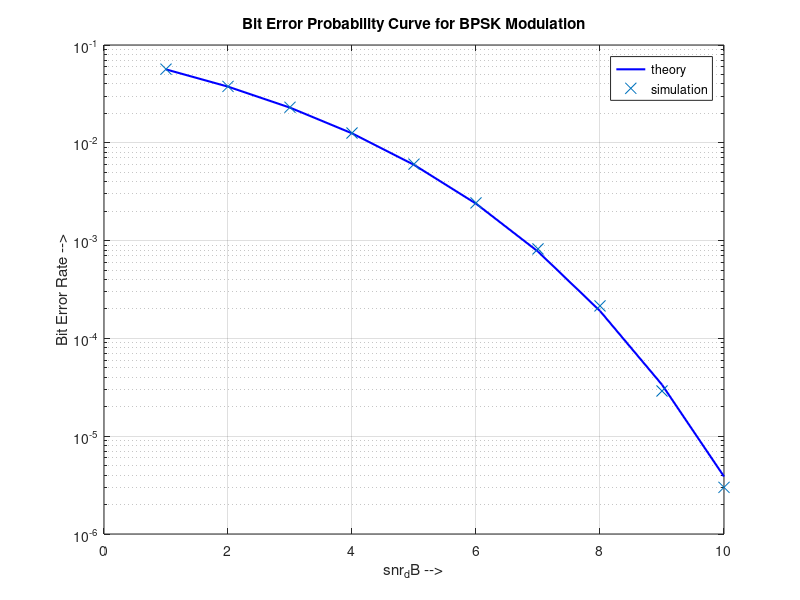

MATLAB code to generate this figure:
% Study of passband digital communication technique BPSK.Calculate the BER of BPSK modulated
% signal.


clc;
clear all;
close all;
N = 10 ^ 6;
a = rand (1, N) > 0.5;
s = 2 * a - 1;

snr_dB = 1:1:10;
snr_ratio = 10 .^ snr_dB / 10;
n = 1 / sqrt(2) .* randn(1, N);

for i = 1:length(snr_dB)
y = 10 ^ (snr_dB(i) / 20) .* s + n;
a_dec = real(y) > 0;
nErr(i) = size(find(a - a_dec), 2); 
end

simBer = nErr / N;
theoryBer = 0.5 * erfc(sqrt(10 .^ (snr_dB / 10)));
figure
semilogy(snr_dB, theoryBer, 'b-', 'LineWidth', 1.5);
hold ON
semilogy(snr_dB, simBer, 'x', 'MarkerSize', 8); grid ON
legend('theory', 'simulation'); xlabel('snr_dB -->');
ylabel('Bit Error Rate -->');
title('Bit Error Probability Curve for BPSK Modulation')
